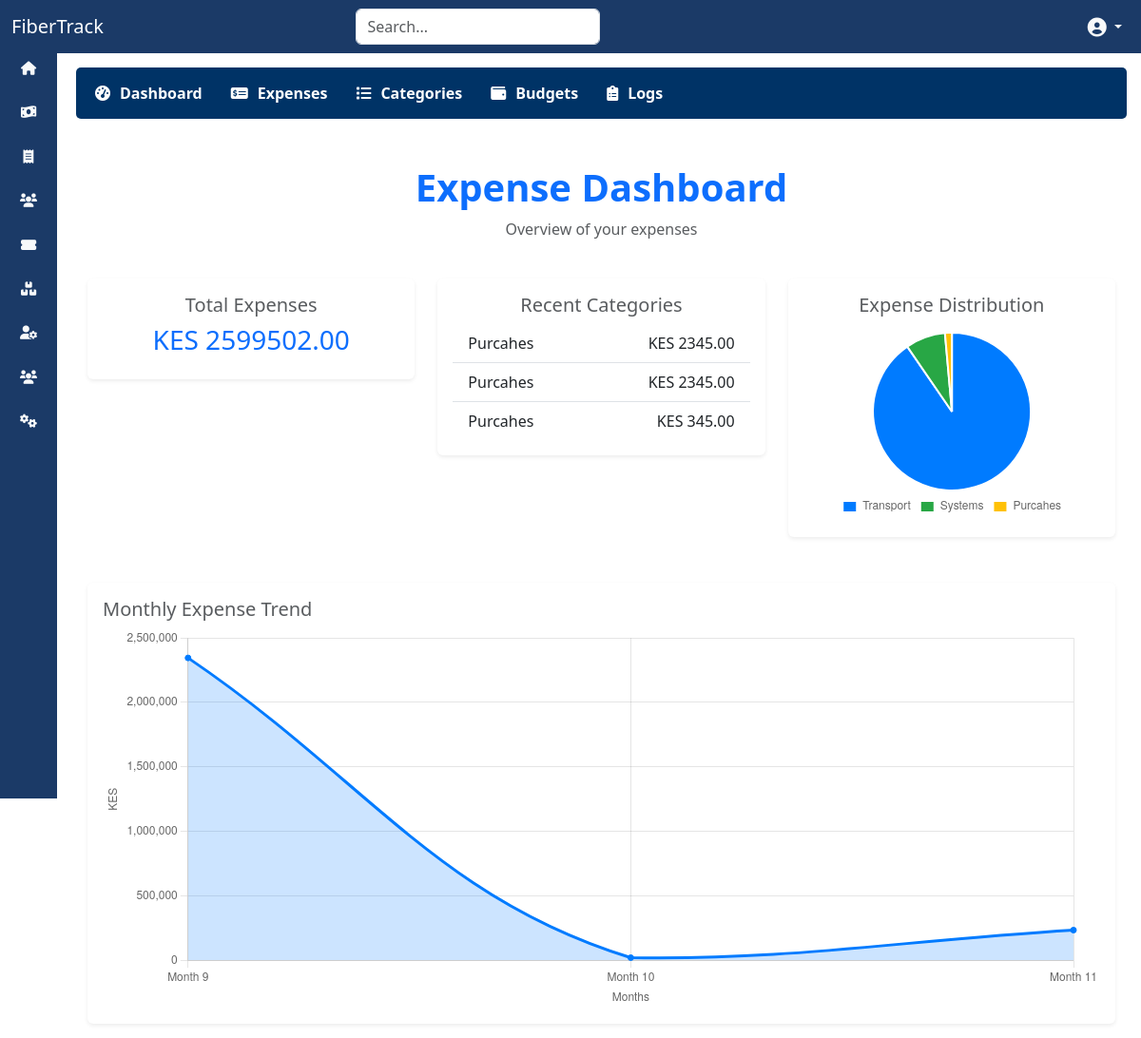
/expences/dashboard/ (signed in), run on an earlier commit of the app's database.
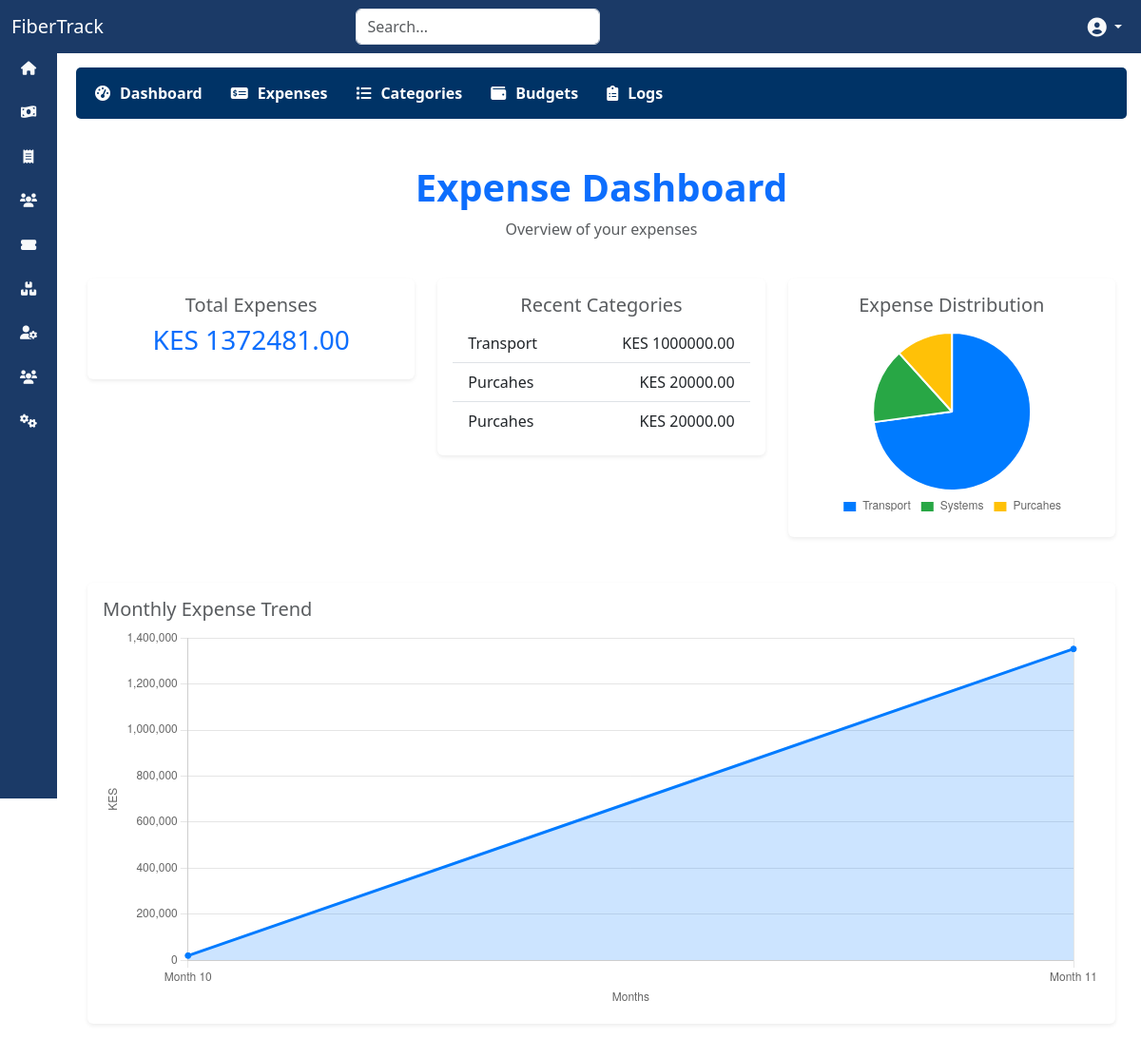
And on a later commit of the database.
### expenses/models.py (models this page shows, shortened)
class Expense(models.Model):
    PAYMENT_METHOD_CHOICES = [
        ('Cash', 'Cash'),
        ('Credit', 'Credit'),
        ('Bank Transfer', 'Bank Transfer'),
        ('Mpesa', 'Mpesa'),
    ]
    category = models.ForeignKey(ExpenseCategory, on_delete=models.CASCADE, related_name="expenses")
    supplier = models.ForeignKey(Supplier, on_delete=models.CASCADE, blank=True, null=True)
    date = models.DateField(default=timezone.now)
    amount = models.DecimalField(max_digits=10, decimal_places=2)
    description = models.TextField(blank=True, null=True)
    payment_method = models.CharField(
        max_length=50,
        choices=PAYMENT_METHOD_CHOICES,
        blank=True,
        null=True,
        help_text="Automatically populated from the supplier if set."
    )
    payment_status = models.BooleanField(default=False)
    payment_reference = models.CharField(max_length=255, blank=True, null=True)
    receipt = models.FileField(upload_to='expenses/receipts/', blank=True, null=True)
    is_recurring = models.BooleanField(default=False)
    created_by = models.ForeignKey(User, on_delete=models.SET_NULL, null=True, related_name="created_expenses")
    last_updated_by = models.ForeignKey(User, on_delete=models.SET_NULL, null=True, related_name="updated_expenses")
    created_at = models.DateTimeField(auto_now_add=True)
    updated_at = models.DateTimeField(auto_now=True)

class ExpenseCategory(models.Model):
    name = models.CharField(max_length=100)
    description = models.TextField(blank=True, null=True)
    parent_category = models.ForeignKey(
        'self', on_delete=models.CASCADE, blank=True, null=True, related_name="subcategories"
    )

### expenses/views.py (the view)
# urls.py: path('dashboard/', views.dashboard, name='expense_dashboard'),
@login_required
def dashboard(request):
    total_expenses = Expense.objects.aggregate(Sum('amount'))['amount__sum'] or 0
    recent_expenses = Expense.objects.order_by('-date')[:3]
    category_data = (
        Expense.objects.values('category__name')
        .annotate(total_amount=Sum('amount'))
        .order_by('-total_amount')
    )
    category_labels = [data['category__name'] for data in category_data]
    category_values = [float(data['total_amount']) for data in category_data]  # Convert Decimal to float
    current_year = now().year
    monthly_data = (
        Expense.objects.filter(date__year=current_year)
        .values('date__month')
        .annotate(total_amount=Sum('amount'))
        .order_by('date__month')
    )
    month_labels = [f"Month {data['date__month']}" for data in monthly_data]
    month_values = [float(data['total_amount']) for data in monthly_data]  # Convert Decimal to float
    return render(request, 'expenses/dashboard.html', {
        'total_expenses': total_expenses,
        'recent_expenses': recent_expenses,
        'category_labels': json.dumps(category_labels),
        'category_values': json.dumps(category_values),
        'month_labels': json.dumps(month_labels),
        'month_values': json.dumps(month_values),
    })

### expenses/templates/expenses/dashboard.html (shortened to what the changed rows need)
{% extends "base.html" %}
{% load static %}
{% block content %}
<div class="container mt-5">
    <div class="row text-center mb-4">
        <h1 class="text-primary fw-bold">Expense Dashboard</h1>
    </div>
    <div class="row text-center mb-5">
        <div class="col-md-4">
            <div class="card shadow-sm border-0">
                <div class="card-body">
                    <h5 class="card-title text-muted">Total Expenses</h5>
                    <h3 class="text-primary">KES {{ total_expenses|floatformat:2 }}</h3>
                </div>
            </div>
        </div>
        <div class="col-md-4">
            <div class="card shadow-sm border-0">
                <div class="card-body">
                    <ul class="list-group list-group-flush">
                        {% for expense in recent_expenses %}
                        <li class="list-group-item d-flex justify-content-between">
                            <span>{{ expense.category.name }}</span>
                            <span>KES {{ expense.amount|floatformat:2 }}</span>
                        </li>
                        {% endfor %}
                    </ul>
                </div>
            </div>
        </div>
        <div class="col-md-4">
            <div class="card shadow-sm border-0">
                <div class="card-body">
                    <h5 class="card-title text-muted">Expense Distribution</h5>
                    <canvas id="pieChart" class="mt-3" style="max-height: 200px;"></canvas>
                </div>
            </div>
        </div>
    </div>
    <div class="row">
        <div class="col-md-12">
            <div class="card shadow-sm border-0">
                <div class="card-body">
                    <div class="chart-container" style="position: relative; height: 400px; width: 100%;">
                        <canvas id="lineChart"></canvas>
                    </div>
                </div>
            </div>
        </div>
    </div>
</div>
{% endblock %}
{% block extra_js %}
<script>
    // Pie Chart Configuration
    const pieCtx = document.getElementById('pieChart').getContext('2d');
    new Chart(pieCtx, {
        type: 'pie',
        data: {
            labels: {{ category_labels|safe }},
            datasets: [{
                data: {{ category_values|safe }},
                backgroundColor: [
                    '#007bff', '#28a745', '#ffc107', '#dc3545', '#17a2b8'
                ],
            }]
        },
        options: {
            responsive: true,
            maintainAspectRatio: false,
            plugins: {
                legend: {
                    position: 'bottom',
                    labels: {
                        boxWidth: 15
                    }
                }
            }
        }
    });
    // Line Chart Configuration
    const lineCtx = document.getElementById('lineChart').getContext('2d');
    new Chart(lineCtx, {
        type: 'line',
        data: {
            labels: {{ month_labels|safe }}, // Example: ['Jan', 'Feb', 'Mar', ..., 'Nov']
            datasets: [{
                label: 'Monthly Expenses',
                data: {{ month_values|safe }},
                borderColor: '#007bff',
                backgroundColor: 'rgba(0, 123, 255, 0.2)',
                fill: true,
                tension: 0.4,
                pointRadius: 3,
                pointBackgroundColor: '#007bff',
            }]
        },
        options: {
            responsive: true,
            maintainAspectRatio: false,
            plugins: {
                legend: {
                    display: false
                }
            },
            scales: {
                x: {
                    title: {
                        display: true,
                        text: 'Months'
                    }
                },
                y: {
                    title: {
                        display: true,
                        text: 'KES'
                    }
                }
            }
        }
    });
</script>
{% endblock %}

What changed in the data, as far as the page shows it:
removed Expense: category.name "Purcahes", amount "2345.00"
no longer on this page (row unchanged): Expense: category.name "Purcahes", amount "2345.00"
no longer on this page (row unchanged): Expense: category.name "Purcahes", amount "345.00"
added Expense: category.name "Transport", amount "1000000.00"
added Expense: category.name "Purcahes", amount "20000.00"
added Expense: category.name "Purcahes", amount "20000.00"
Also different on the page:
{{ total_expenses|floatformat:2 }}: "2599502.00" → "1372481.00"
chart data {{ category_values|safe }}: [2350678.0, 212000.0, 36824.0] → [1000000.0, 212000.0, 160481.0]
chart data {{ month_values|safe }}: [2345678.0, 20000.0, 233824.0] → [20000.0, 1352481.0]
